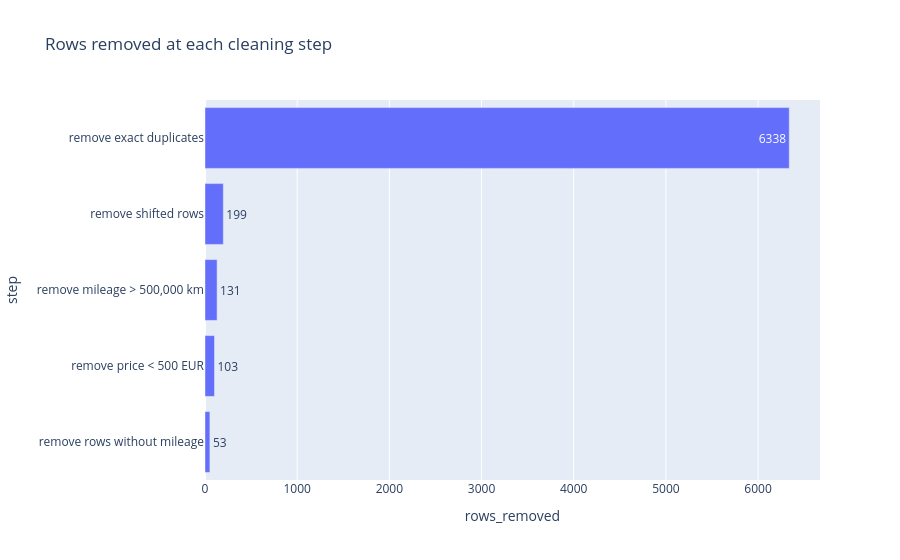

Notebook cell for this chart:
### Code cell
fig = px.bar(log.iloc[1:], x="rows_removed", y="step", orientation="h", text="rows_removed",
             title="Rows removed at each cleaning step")
fig.update_layout(yaxis={"categoryorder": "total ascending"})
fig.show()
print(f"Raw {len(raw):,} -> clean {len(clean_df):,} rows  ({1 - len(clean_df)/len(raw):.1%} removed)")

### Figure 1 — Plotly figure (JSON) as saved in the notebook; plotly's stock layout.template omitted (floating-point values rounded to 4 significant figures)
{"data": [{"hovertemplate": "rows_removed=%{text}<br>step=%{y}<extra></extra>", "legendgroup": "", "marker": {"color": "#636efa", "pattern": {"shape": ""}}, "name": "", "orientation": "h", "showlegend": false, "text": [199.0, 6338.0, 103.0, 131.0, 53.0], "textposition": "auto", "type": "bar", "x": [199, 6338, 103, 131, 53], "xaxis": "x", "y": ["remove shifted rows", "remove exact duplicates", "remove price < 500 EUR", "remove mileage > 500,000 km", "remove rows without mileage"], "yaxis": "y"}], "layout": {"barmode": "relative", "legend": {"tracegroupgap": 0}, "title": {"text": "Rows removed at each cleaning step"}, "xaxis": {"anchor": "y", "domain": [0, 1], "title": {"text": "rows_removed"}}, "yaxis": {"anchor": "x", "categoryorder": "total ascending", "domain": [0, 1], "title": {"text": "step"}}}}
